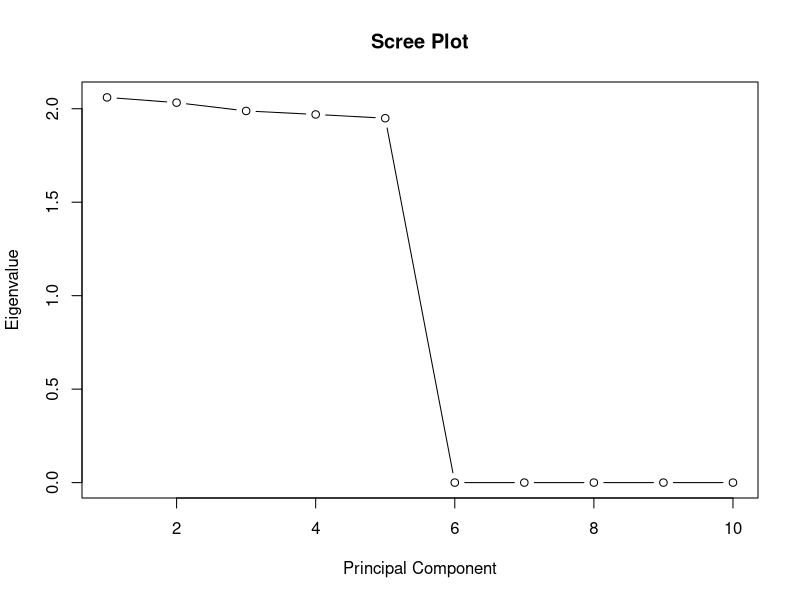
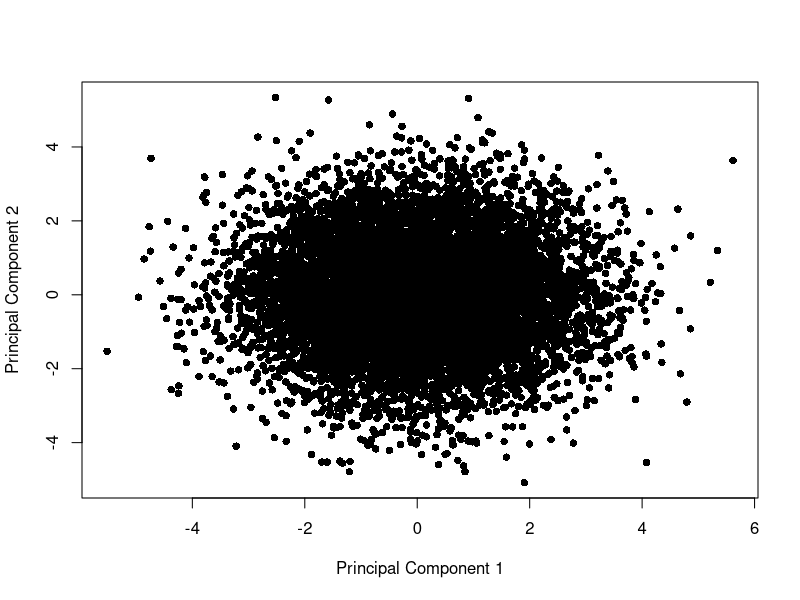
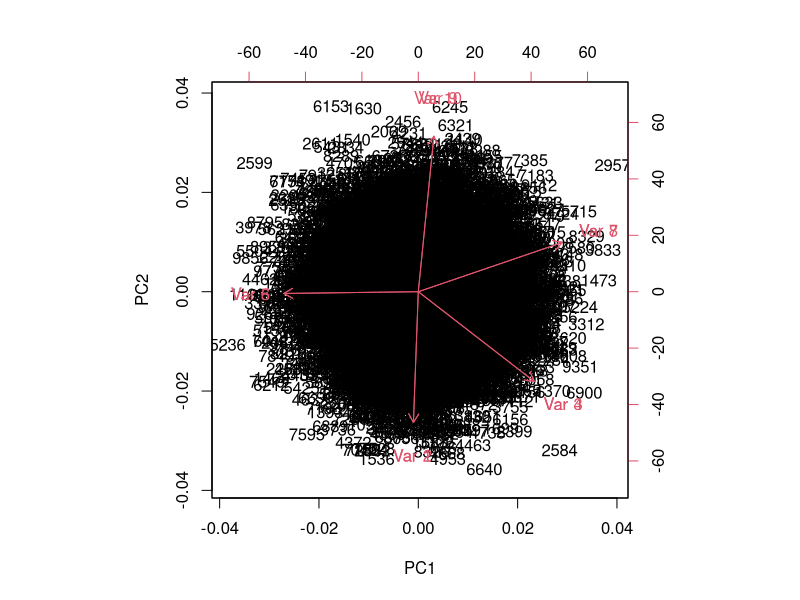

Here is the R script that generated these plots, in order:
n <- 10000L # number of observation
p <- 10L # number of predictor
odd_cols <- seq(1, 10, 2)
event_cols <- seq(2, 10, 2)

X <- matrix(rnorm(n * p, 0, 1), nrow = n, ncol = p)
X[, odd_cols] <- apply(X[, odd_cols], 2, function(x) 2 * x + 3)
X[, event_cols] <- apply(X[, odd_cols], 2, function(x) 3 * x + 2)

pca_result <- prcomp(X, scale = TRUE)

summary(pca_result)

# Extract the loadings (rotation matrix)
loadings <- pca_result$rotation

# Extract the principal component scores, projected_data
scores <- pca_result$x # scores = X %*% loadings

# Extract eigenvalues (variances)
eigenvalues <- pca_result$sdev^2

# Scree plot
plot(eigenvalues, type = "b", main = "Scree Plot", xlab = "Principal Component", ylab = "Eigenvalue")

# Plot the first two principal components
plot(scores[, 1], scores[, 2], xlab = "Principal Component 1", ylab = "Principal Component 2", pch = 16)

biplot(pca_result)
